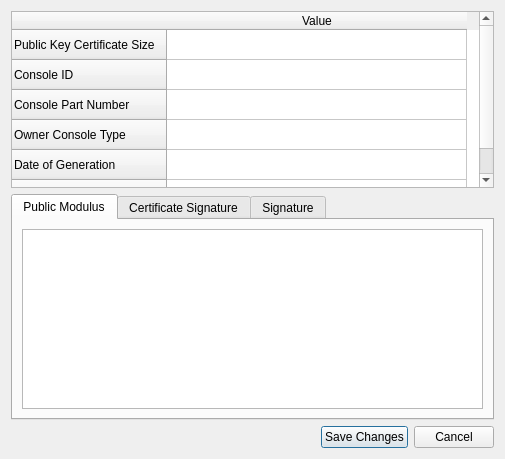
<?xml version="1.0" encoding="UTF-8"?>
<ui version="4.0">
 <class>CertificateDialog</class>
 <widget class="QDialog" name="CertificateDialog">
  <property name="geometry">
   <rect>
    <x>0</x>
    <y>0</y>
    <width>505</width>
    <height>459</height>
   </rect>
  </property>
  <property name="windowTitle">
   <string>Certificate</string>
  </property>
  <property name="windowIcon">
   <iconset resource="Resources.qrc">
    <normaloff>:/Images/Leaner24.png</normaloff>:/Images/Leaner24.png</iconset>
  </property>
  <layout class="QVBoxLayout" name="verticalLayout">
   <item>
    <widget class="QTableWidget" name="tableWidget">
     <attribute name="horizontalHeaderDefaultSectionSize">
      <number>300</number>
     </attribute>
     <row>
      <property name="text">
       <string>Public Key Certificate Size</string>
      </property>
     </row>
     <row>
      <property name="text">
       <string>Console ID</string>
      </property>
     </row>
     <row>
      <property name="text">
       <string>Console Part Number</string>
      </property>
     </row>
     <row>
      <property name="text">
       <string>Owner Console Type</string>
      </property>
     </row>
     <row>
      <property name="text">
       <string>Date of Generation</string>
      </property>
     </row>
     <row>
      <property name="text">
       <string>Public Exponent</string>
      </property>
     </row>
     <column>
      <property name="text">
       <string>Value</string>
      </property>
     </column>
    </widget>
   </item>
   <item>
    <widget class="QTabWidget" name="tabWidget">
     <property name="currentIndex">
      <number>0</number>
     </property>
     <widget class="QWidget" name="tab">
      <attribute name="title">
       <string>Public Modulus</string>
      </attribute>
      <layout class="QGridLayout" name="gridLayout">
       <item row="0" column="0">
        <widget class="QPlainTextEdit" name="txtPubModulus">
         <property name="readOnly">
          <bool>true</bool>
         </property>
        </widget>
       </item>
      </layout>
     </widget>
     <widget class="QWidget" name="tab_2">
      <attribute name="title">
       <string>Certificate Signature</string>
      </attribute>
      <layout class="QGridLayout" name="gridLayout_2">
       <item row="0" column="0">
        <widget class="QPlainTextEdit" name="txtCertSig">
         <property name="readOnly">
          <bool>true</bool>
         </property>
        </widget>
       </item>
      </layout>
     </widget>
     <widget class="QWidget" name="tab_3">
      <attribute name="title">
       <string>Signature</string>
      </attribute>
      <layout class="QGridLayout" name="gridLayout_3">
       <item row="0" column="0">
        <widget class="QPlainTextEdit" name="txtSig">
         <property name="readOnly">
          <bool>true</bool>
         </property>
        </widget>
       </item>
      </layout>
     </widget>
    </widget>
   </item>
   <item>
    <layout class="QHBoxLayout" name="horizontalLayout">
     <item>
      <spacer name="horizontalSpacer">
       <property name="orientation">
        <enum>Qt::Horizontal</enum>
       </property>
       <property name="sizeHint" stdset="0">
        <size>
         <width>40</width>
         <height>20</height>
        </size>
       </property>
      </spacer>
     </item>
     <item>
      <widget class="QPushButton" name="pushButton">
       <property name="text">
        <string>Save Changes</string>
       </property>
       <property name="icon">
        <iconset resource="Resources.qrc">
         <normaloff>:/Images/save.png</normaloff>:/Images/save.png</iconset>
       </property>
      </widget>
     </item>
     <item>
      <widget class="QPushButton" name="pushButton_2">
       <property name="text">
        <string>Cancel</string>
       </property>
       <property name="icon">
        <iconset resource="Resources.qrc">
         <normaloff>:/Images/cancel.png</normaloff>:/Images/cancel.png</iconset>
       </property>
      </widget>
     </item>
    </layout>
   </item>
  </layout>
 </widget>
 <resources>
  <include location="Resources.qrc"/>
 </resources>
 <connections/>
</ui>
